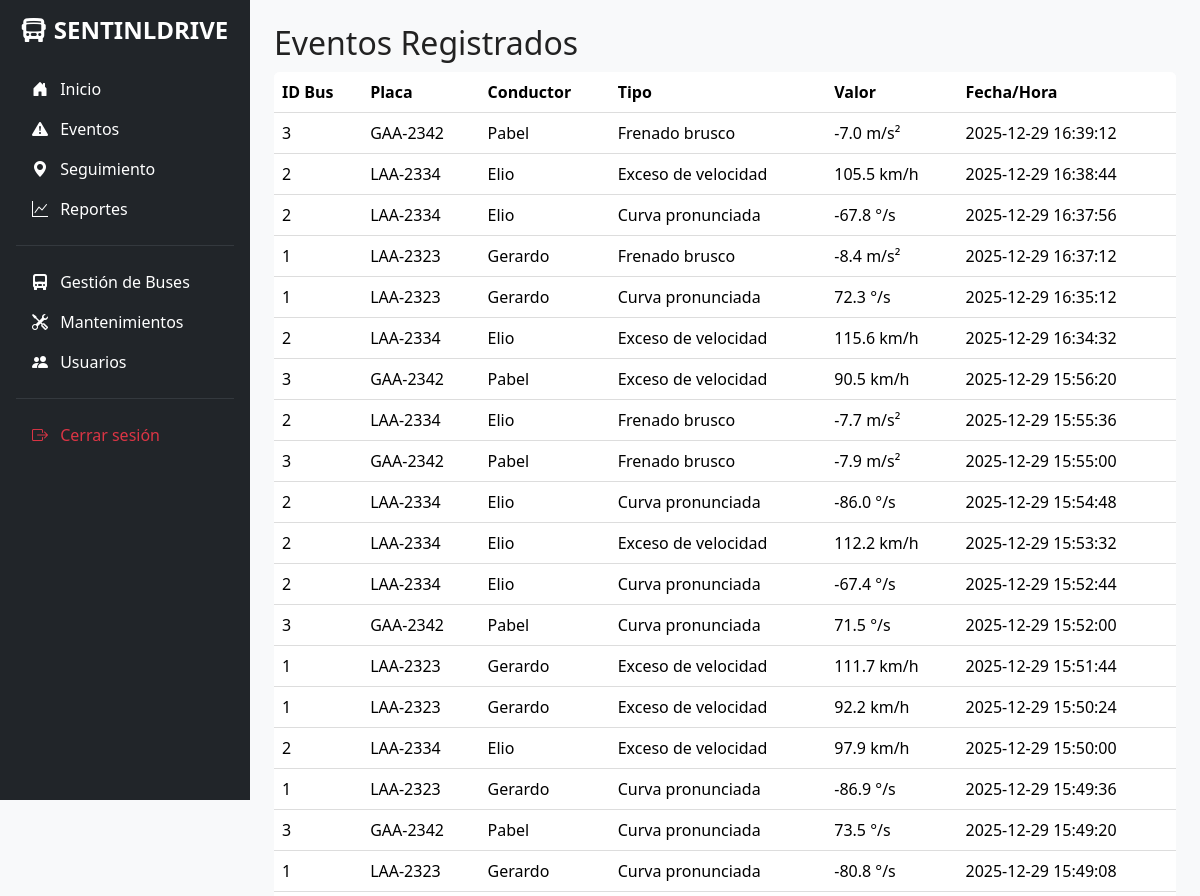
The app's page /events (signed in, upper part), older data.
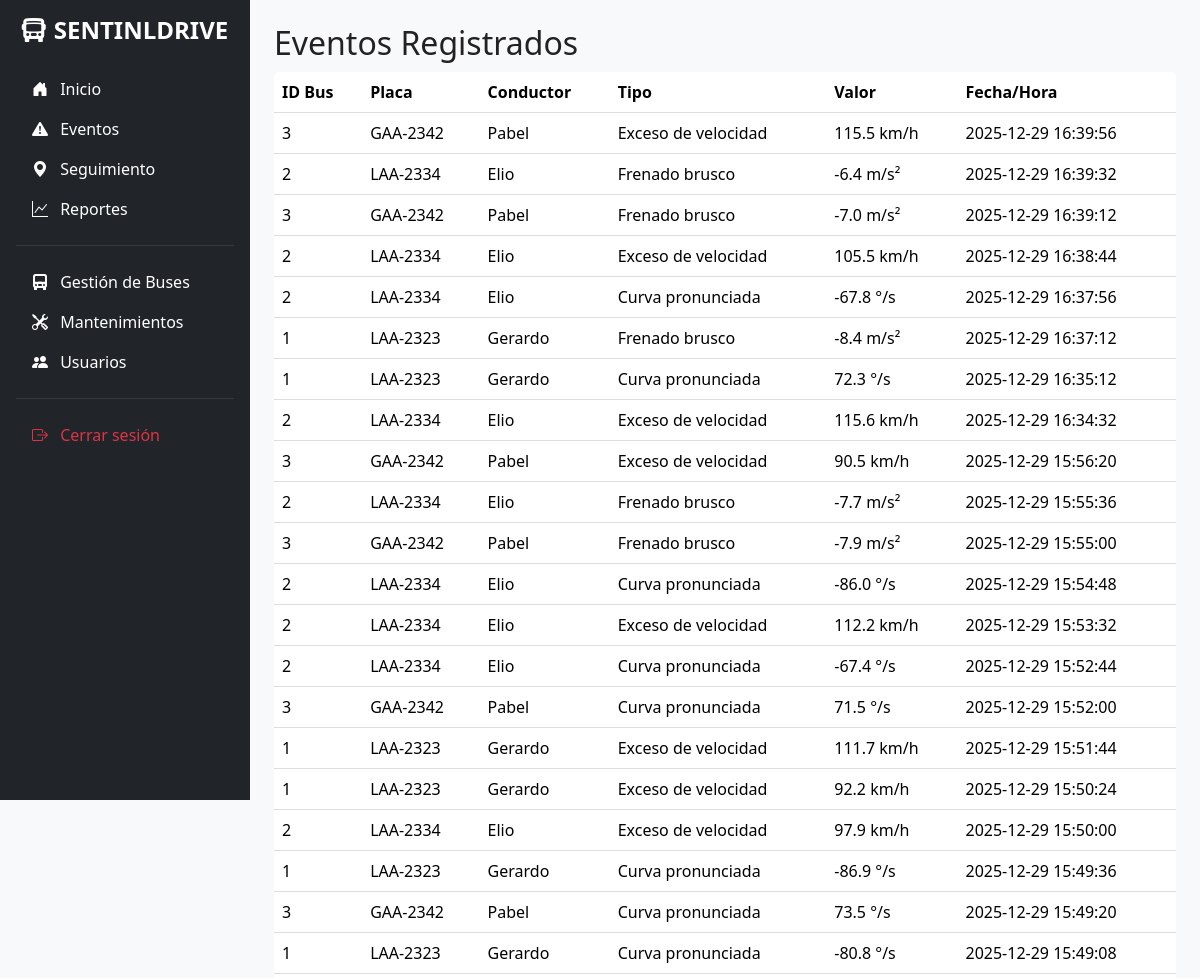
The same page, newer data.
### app/models/event.py (models this page shows)
class Event(db.Model):
    __tablename__ = 'event'
    id = db.Column(db.Integer, primary_key=True)
    bus_id = db.Column(db.Integer, db.ForeignKey('bus.id'), nullable=False)
    type = db.Column(db.String(50), nullable=False)
    value = db.Column(db.Float)
    timestamp = db.Column(db.DateTime, default=datetime.utcnow, nullable=False)

### app/models/bus.py (models this page shows)
class Bus(db.Model):
    __tablename__ = 'bus'
    id = db.Column(db.Integer, primary_key=True)
    plate = db.Column(db.String(20), nullable=False, unique=True)
    driver = db.Column(db.String(50))
    status = db.Column(db.String(20), default="Activo")
    events = db.relationship('Event', backref='bus', lazy=True)
    locations = db.relationship('Location', backref='bus', lazy=True)
    maintenances = db.relationship('Maintenance', backref='bus', lazy=True)

### app/routes/events.py (the view)
@events_bp.route("/events")
@login_required
def events():
    all_events = Event.query.order_by(Event.timestamp.desc()).limit(200).all()
    return render_template("events.html", events=all_events)

### app/templates/events.html (shortened to what this page needs)
{% extends "base.html" %}
{% block content %}
<h2>Eventos Registrados</h2>
<table class="table table-hover">
    <thead>
        <tr>
            <th>ID Bus</th>
            <th>Placa</th>
            <th>Conductor</th>
            <th>Tipo</th>
            <th>Valor</th>
            <th>Fecha/Hora</th>
        </tr>
    </thead>
    <tbody>
        {% for e in events %}
        <tr>
            <td>{{ e.bus.id }}</td>
            <td>{{ e.bus.plate }}</td>
            <td>{{ e.bus.driver }}</td>
            <td>{{ e.type }}</td>
            <td>
                {% if e.type == 'Frenado brusco' %}
                    {{ e.value }} m/s²
                {% elif e.type == 'Curva pronunciada' %}
                    {{ e.value }} °/s
                {% else %}
                    {{ e.value }} km/h
                {% endif %}
            </td>
            <td>{{ e.timestamp.strftime('%Y-%m-%d %H:%M:%S') }}</td>
        </tr>
        {% endfor %}
    </tbody>
</table>
{% endblock %}

### app/templates/base.html (shortened to what this page needs)
<!DOCTYPE html>
<html lang="es">
<head>
    <link href="https://cdn.jsdelivr.net/npm/bootstrap@5.3.3/dist/css/bootstrap.min.css"
          rel="stylesheet"
>
    <link rel="stylesheet" href="https://cdn.jsdelivr.net/npm/bootstrap-icons@1.11.3/font/bootstrap-icons.min.css">
    <link rel="stylesheet" href="{{ url_for('static', filename='css/style.css') }}">
</head>
<body class="bg-light">
<div class="d-flex">
    <div class="bg-dark text-white p-3 vh-100 position-fixed" style="width: 250px; overflow-y: auto;">
        <h4 class="text-center mb-4 fw-bold">
            <i class="bi bi-bus-front-fill me-2"></i>SENTINLDRIVE
        </h4>
        <ul class="nav flex-column">
            <li class="nav-item">
                <a href="{{ url_for('dashboard.dashboard') }}" class="nav-link text-white {% if request.path == url_for('dashboard.dashboard') %}active{% endif %}">
                    <i class="bi bi-house-door-fill me-2"></i> Inicio
                </a>
            </li>
            <li class="nav-item">
                <a href="{{ url_for('events.events') }}" class="nav-link text-white {% if request.path == url_for('events.events') %}active{% endif %}">
                    <i class="bi bi-exclamation-triangle-fill me-2"></i> Eventos
                </a>
            </li>
            <li class="nav-item">
                <a href="{{ url_for('tracking.tracking') }}" class="nav-link text-white {% if request.path == url_for('tracking.tracking') %}active{% endif %}">
                    <i class="bi bi-geo-alt-fill me-2"></i> Seguimiento
                </a>
            </li>
            <li class="nav-item">
                <a href="{{ url_for('reports.reports') }}" class="nav-link text-white {% if request.path == url_for('reports.reports') %}active{% endif %}">
                    <i class="bi bi-graph-up me-2"></i> Reportes
                </a>
            </li>
            {% if session.get('role')|lower == 'admin' %}
            <hr class="text-secondary my-3">
            <li class="nav-item">
                <a href="{{ url_for('buses.buses') }}" class="nav-link text-white {% if request.path == url_for('buses.buses') %}active{% endif %}">
                    <i class="bi bi-truck-front-fill me-2"></i> Gestión de Buses
                </a>
            </li>
            <li class="nav-item">
                <a href="{{ url_for('maintenance.maintenance') }}" class="nav-link text-white {% if request.path == url_for('maintenance.maintenance') %}active{% endif %}">
                    <i class="bi bi-tools me-2"></i> Mantenimientos
                </a>
            </li>
            <li class="nav-item">
                <a href="{{ url_for('users.users') }}" class="nav-link text-white {% if request.path == url_for('users.users') %}active{% endif %}">
                    <i class="bi bi-people-fill me-2"></i> Usuarios
                </a>
            </li>
            {% endif %}
            <hr class="text-secondary my-3">
            <li class="nav-item">
                <a href="{{ url_for('auth.logout') }}" class="nav-link text-danger">
                    <i class="bi bi-box-arrow-right me-2"></i> Cerrar sesión
                </a>
            </li>
        </ul>
    </div>
    <div class="flex-fill p-4" style="margin-left: 250px;">
        {% block content %}{% endblock %}
    </div>
</div>
</body>
</html>

### static/css/style.css (style rules this page uses)
body { font-family: Arial; background: #f7f7f7; margin: 0; }
table { width: 100%; background: white; border-collapse: collapse; }
th, td { border-bottom: 1px solid #ddd; padding: 10px; text-align: left; }
body { font-family: 'Segoe UI', sans-serif; margin: 0; background: #f5f6fa; color: #222; }
table { width: 100%; background: white; border-collapse: collapse; margin-top: 10px; border-radius: 6px; overflow: hidden; }
th, td { padding: 10px; border-bottom: 1px solid #ddd; }
th { background: #e2e8f0; }

Row changes from the older to the newer data that the page shows:
added Event: bus.id "3", bus.plate "GAA-2342", bus.driver "Pabel", type "Exceso de velocidad", value "115.5", timestamp "2025-12-29 16:39:56"
added Event: bus.id "2", bus.plate "LAA-2334", bus.driver "Elio", type "Frenado brusco", value "-6.4", timestamp "2025-12-29 16:39:32"
